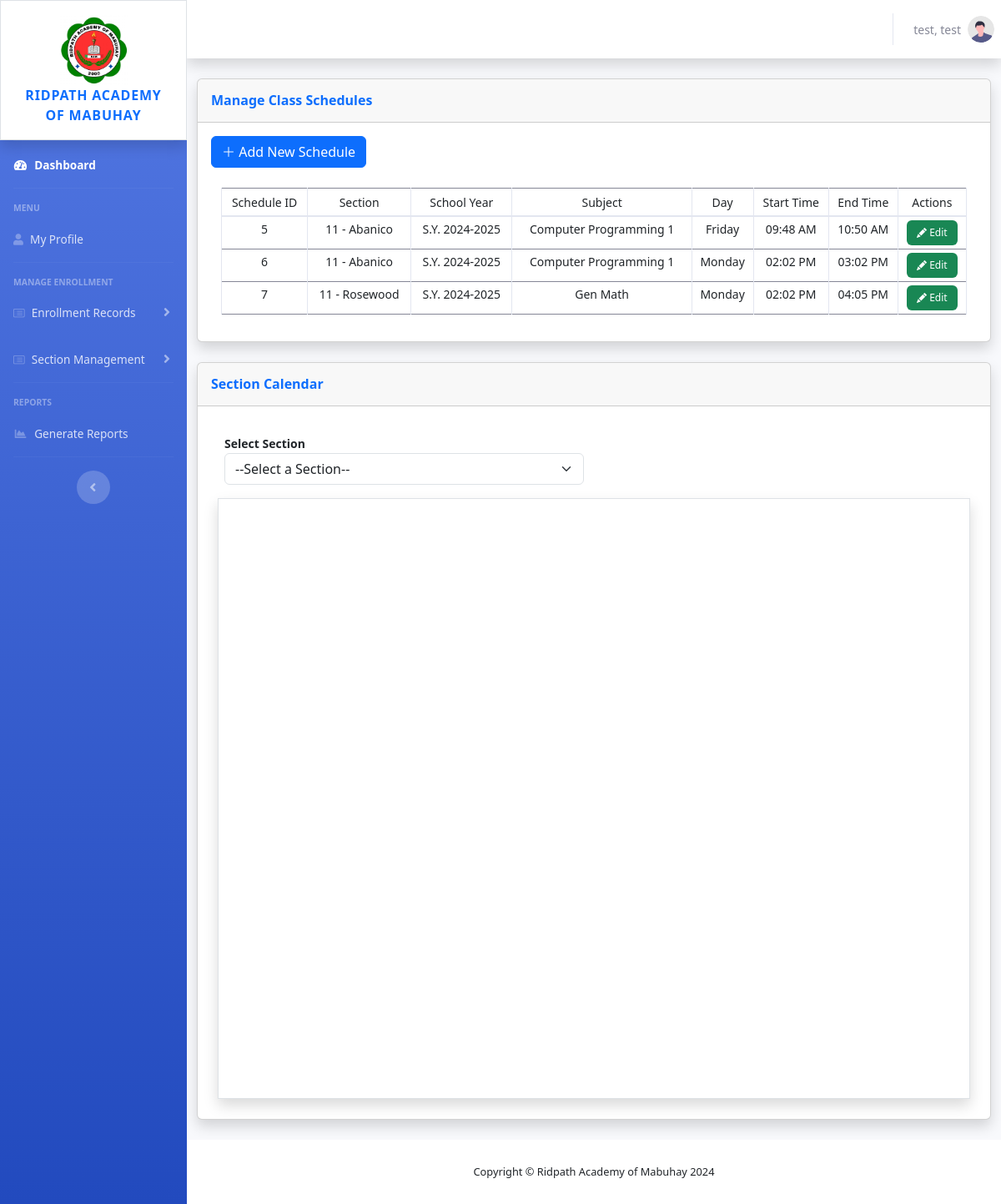
/registrar/class-schedules.php (signed in), run on an earlier commit of the app's database.
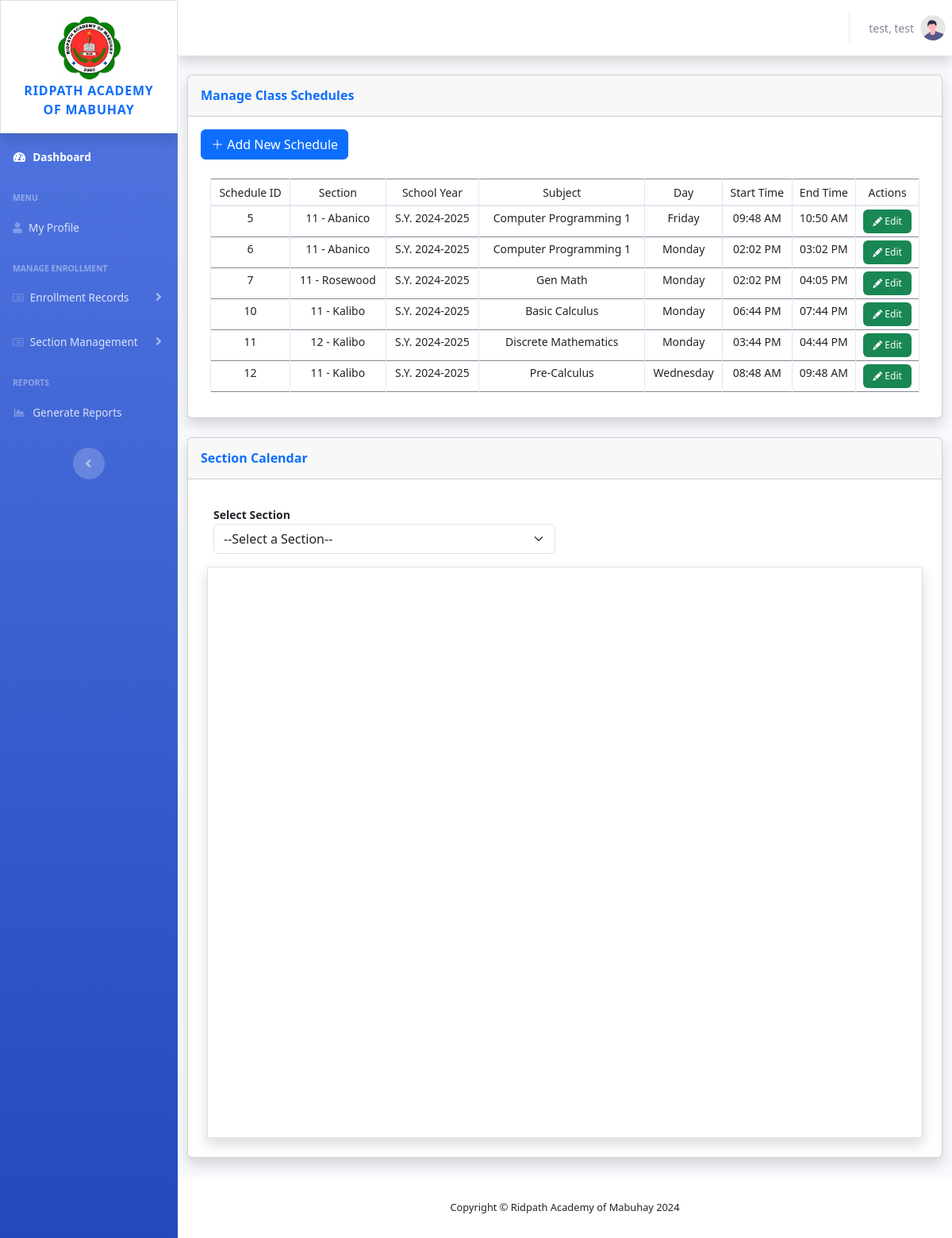
And on a later commit of the database.
### tables this page shows
CREATE TABLE `classschedule` (
  `classID` int(254) NOT NULL,
  `sectionID` int(254) NOT NULL,
  `strandSubjectID` int(254) NOT NULL,
  `schoolYearID` int(254) NOT NULL,
  `dayID` int(254) NOT NULL,
  `formattedstartdate` varchar(50) NOT NULL,
  `formattedenddate` varchar(50) NOT NULL,
  `starttime` varchar(254) NOT NULL,
  `endtime` varchar(254) NOT NULL
);

CREATE TABLE `strandsubjects` (
  `strandSubjectID` int(254) NOT NULL,
  `strandID` int(254) NOT NULL,
  `subjectID` int(254) NOT NULL,
  `schoolYearID` int(254) NOT NULL,
  `gradelevel` varchar(5) NOT NULL,
  `isactive` varchar(254) NOT NULL
);

CREATE TABLE `sections` (
  `sectionID` int(254) NOT NULL,
  `strandID` int(254) NOT NULL,
  `gradelevel` varchar(5) NOT NULL,
  `sectionname` varchar(254) NOT NULL,
  `defaultslots` int(20) NOT NULL,
  `currentavailableslot` int(20) NOT NULL,
  `isactive` varchar(10) NOT NULL
);

CREATE TABLE `schoolyear` (
  `schoolYearID` int(254) NOT NULL,
  `schoolyearname` varchar(254) NOT NULL,
  `isactive` varchar(20) NOT NULL,
  `startdate` varchar(254) NOT NULL,
  `enddate` varchar(254) NOT NULL,
  `formattedstartdate` varchar(254) NOT NULL,
  `formattedenddate` varchar(254) NOT NULL
);

CREATE TABLE `subjects` (
  `subjectID` int(254) NOT NULL,
  `pr_subjectID` int(254) NOT NULL,
  `subjectname` varchar(254) NOT NULL,
  `isactive` varchar(10) NOT NULL
);

CREATE TABLE `days` (
  `dayID` int(254) NOT NULL,
  `dayname` varchar(254) NOT NULL
);

### registrar/class-schedules.php (the view, shortened to what the changed rows need)
<?php
    require '../shared/header_registrar.php';
?>
                <div class="container-fluid">
                    <div class="row">
                        <div class="col-xl-12 col-lg-12">
                            <div class="card shadow mb-4">
                                <div class="card-body">
                                    <div class="container">
                                        <div class="table-responsive mt-4">
                                            <table class="table table-hover table-bordered table-sm w-100" id="table">
                                                <thead>
                                                    <tr>
                                                        <th scope="col" class="text-center" id="th"><small>Schedule ID</small></th>
                                                        <th scope="col" class="text-center" id="th"><small>Section</small></th>
                                                        <th scope="col" class="text-center" id="th"><small>School Year</small></th>
                                                        <th scope="col" class="text-center" id="th"><small>Subject</small></th>
                                                        <th scope="col" class="text-center" id="th"><small>Day</small></th>
                                                        <th scope="col" class="text-center" id="th"><small>Start Time</small></th>
                                                        <th scope="col" class="text-center" id="th"><small>End Time</small></th>
                                                        <th scope="col" class="text-center" id="th"><small>Actions</small></th>
                                                    </tr>
                                                </thead>
                                                <tbody>
                                                    <?php
                                                    $fetchQuery = "SELECT * FROM classschedule cs
                                                    left join sections s on s.sectionID = cs.sectionID
                                                    left join schoolyear st on st.schoolYearID = cs.schoolYearID
                                                    left join strandsubjects ss on ss.strandSubjectID = cs.strandSubjectID
                                                    left join subjects sb ON sb.subjectID = ss.subjectID
                                                    left join days d on d.dayID = cs.dayID
                                                    ";
                                                    $fetchedData = mysqli_query($conn, $fetchQuery);
                                                    while ($DataArray = mysqli_fetch_assoc($fetchedData)) {
                                                        $ID = $DataArray['classID'];
                                                        $sectionname = $DataArray['gradelevel'].' - '.$DataArray['sectionname'];
                                                        $syname = $DataArray['schoolyearname'];
                                                        $subjectname = $DataArray['subjectname'];
                                                        $dayname = $DataArray['dayname'];
                                                        $starttime = $DataArray['starttime'];
                                                        $endtime = $DataArray['endtime'];
                                                        $starttimetext = date('h:i A',strtotime($starttime));
                                                        $endtimetext = date('h:i A',strtotime($endtime));
                                                    ?>
                                                        <tr>
                                                            <td class="text-center" id="td"><?php echo $ID; ?></td>
                                                            <td class="text-center" id="td"><?php echo $sectionname; ?></td>
                                                            <td class="text-center" id="td"><?php echo $syname; ?></td>
                                                            <td class="text-center" id="td"><?php echo $subjectname; ?></td>
                                                            <td class="text-center" id="td"><?php echo $dayname; ?></td>
                                                            <td class="text-center" id="td"><?php echo $starttimetext; ?></td>
                                                            <td class="text-center" id="td"><?php echo $endtimetext; ?></td>
                                                            <td class="text-center" id="td">
                                                                <button class="btn btn-success border-0" title="Edit" id="table-button"
                                                                    data-bs-toggle="modal"
                                                                    data-bs-target="#modal-Edit"
                                                                    data-bs-classID="<?php echo $ID; ?>">
                                                                    <i class="bi bi-pencil-fill" id="table-btn-icon"></i> <span id="tablebutton-text">Edit</span>
                                                                </button>
                                                            </td>
                                                        </tr>
                                                    <?php
                                                    }
                                                    ?>
                                                </tbody>
                                            </table>
                                        </div>
                                    </div>
                                </div>
                            </div>
                        </div>
                    </div>
                </div>
            </div>
<?php
    require '../shared/footer.php';
?>

What changed in the data, as far as the page shows it:
added classschedule: classID "10", strandSubjectID.sectionname "11 - Kalibo", schoolYearID.schoolyearname "S.Y. 2024-2025", subjects.subjectname "Basic Calculus", dayID.dayname "Monday", starttime "06:44 PM", endtime "07:44 PM"
added classschedule: classID "11", strandSubjectID.sectionname "12 - Kalibo", schoolYearID.schoolyearname "S.Y. 2024-2025", subjects.subjectname "Discrete Mathematics", dayID.dayname "Monday", starttime "03:44 PM", endtime "04:44 PM"
added classschedule: classID "12", strandSubjectID.sectionname "11 - Kalibo", schoolYearID.schoolyearname "S.Y. 2024-2025", subjects.subjectname "Pre-Calculus", dayID.dayname "Wednesday", starttime "08:48 AM", endtime "09:48 AM"
